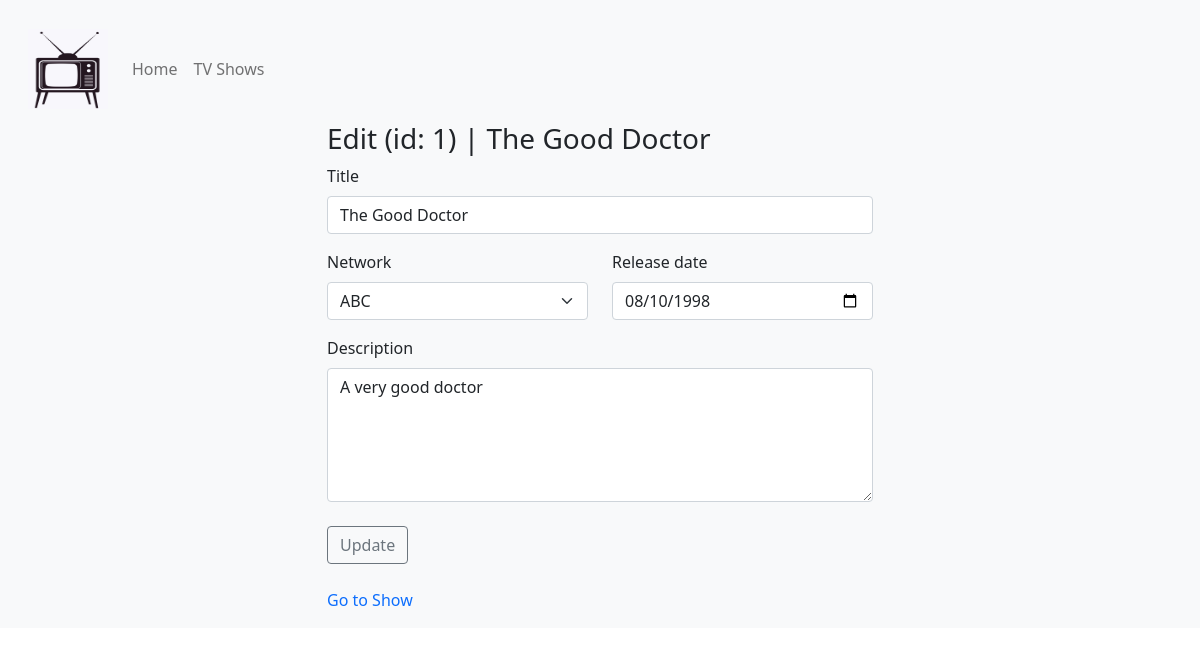
The app's page /shows/1/edit with its own data.
### tv_shows/models.py (models this page shows, shortened)
class Show(models.Model):
    title = models.CharField(max_length=100)
    description = models.TextField(max_length=500)
    network = models.ForeignKey(Network, related_name="show", on_delete = models.CASCADE)
    release_date = models.DateField()
    created_at = models.DateTimeField(auto_now_add=True)
    updated_at = models.DateTimeField(auto_now=True)
    class Meta:
        ordering = ('id',)

class Network(models.Model):
    name = models.CharField(max_length=50)
    created_at = models.DateTimeField(auto_now_add=True)
    updated_at = models.DateTimeField(auto_now=True)
    class Meta:
        ordering = ('id',)
    def __str__(self):
        return self.name

### tv_shows/views.py (the view)
# urls.py: path('shows/<show_id>/edit', views.edit_show, name='edit_edit'),
def edit_show(request, show_id):
    context = {
        'show':Show.objects.get(id=show_id),
        'network':Network.objects.all().exclude(show__id=show_id)
    }
    return render(request, 'tv_shows/edit.html', context)

### tv_shows/templates/tv_shows/edit.html (shortened to what this page needs)
{% extends "tv_shows/base.html" %}
{% block content %}
<div class="container mt-0">
    <div class="row justify-content-center">
        <div class="col-md-6">
            <h3 class="title">Edit (id: {{show.id}}) | {{show.title}}</h3>
            <form action="/shows/{{show.id}}/update" method="POST">
                <div class="form-group">
                    <label class="form-label" for="title">Title</label>
                    <input class="form-control" value="{{show.title}}" type="text" name="title" id="title" maxlength="100">
                </div>
                <div class="row my-3">
                    <div class="col-6">
                        <div class="form-group">
                            <label for="network" class="form-label">Network</label>
                            <select class="form-select" name="network" id="network">
                                <option value="{{show.network.id}}" selected="selected">{{show.network}}</option>
                            </select>
                        </div>
                    </div>
                    <div class="col-6">
                        <div>
                            <label class="form-label" for="release_date">Release date</label>
                            <input class="form-control" type="date" value="{{show.release_date|date:'Y-m-d'}}" name="release_date" id="release_date">
                        </div>
                    </div>
                </div>
                <div>
                    <label class="form-label" for="description">Description</label>
                    <textarea class="form-control" name="description" id="description" rows="5">{{show.description}}</textarea>
                </div>
                <div>
                    <button type="submit" class="btn btn-outline-secondary mt-4">Update</button>
                </div>
            </form>
            <div class="row mt-4">
                <a class="text-decoration-none" href="/shows/{{show.id}}">Go to Show</a>
            </div>
        </div>
    </div>
</div>
{% endblock %}

### records on screen
Show: id "1", title "The Good Doctor", network "ABC", release_date "08/10/1998", description "A very good doctor"
